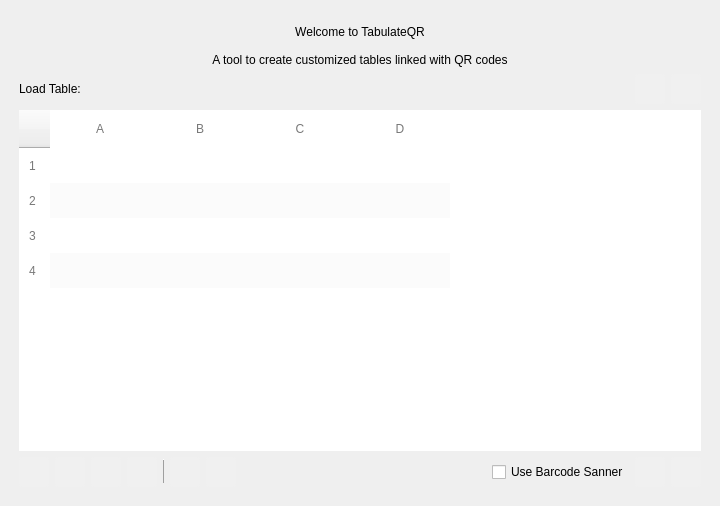
<?xml version="1.0" encoding="UTF-8"?>
<ui version="4.0">
 <class>MainWindow</class>
 <widget class="QMainWindow" name="MainWindow">
  <property name="windowModality">
   <enum>Qt::WindowModal</enum>
  </property>
  <property name="geometry">
   <rect>
    <x>0</x>
    <y>0</y>
    <width>720</width>
    <height>506</height>
   </rect>
  </property>
  <property name="sizePolicy">
   <sizepolicy hsizetype="MinimumExpanding" vsizetype="MinimumExpanding">
    <horstretch>1</horstretch>
    <verstretch>1</verstretch>
   </sizepolicy>
  </property>
  <property name="minimumSize">
   <size>
    <width>720</width>
    <height>480</height>
   </size>
  </property>
  <property name="sizeIncrement">
   <size>
    <width>0</width>
    <height>0</height>
   </size>
  </property>
  <property name="baseSize">
   <size>
    <width>0</width>
    <height>0</height>
   </size>
  </property>
  <property name="windowTitle">
   <string>MainWindow</string>
  </property>
  <property name="styleSheet">
   <string notr="true">QLine:{
color: rgb(193, 193, 193);
}</string>
  </property>
  <widget class="QWidget" name="centralwidget">
   <property name="sizePolicy">
    <sizepolicy hsizetype="MinimumExpanding" vsizetype="MinimumExpanding">
     <horstretch>1</horstretch>
     <verstretch>1</verstretch>
    </sizepolicy>
   </property>
   <property name="minimumSize">
    <size>
     <width>720</width>
     <height>480</height>
    </size>
   </property>
   <property name="styleSheet">
    <string notr="true"/>
   </property>
   <layout class="QVBoxLayout" name="verticalLayout_2">
    <item>
     <layout class="QVBoxLayout" name="verticalLayout" stretch="0,0,0,0,0">
      <property name="sizeConstraint">
       <enum>QLayout::SetDefaultConstraint</enum>
      </property>
      <property name="leftMargin">
       <number>10</number>
      </property>
      <property name="topMargin">
       <number>10</number>
      </property>
      <property name="rightMargin">
       <number>10</number>
      </property>
      <property name="bottomMargin">
       <number>10</number>
      </property>
      <item>
       <widget class="QLabel" name="wlcm_label_TabQR">
        <property name="sizePolicy">
         <sizepolicy hsizetype="Expanding" vsizetype="Fixed">
          <horstretch>1</horstretch>
          <verstretch>0</verstretch>
         </sizepolicy>
        </property>
        <property name="minimumSize">
         <size>
          <width>680</width>
          <height>26</height>
         </size>
        </property>
        <property name="styleSheet">
         <string notr="true">font: BOLD 18pt &quot;MS Shell Dlg 2&quot;;</string>
        </property>
        <property name="text">
         <string>Welcome to TabulateQR</string>
        </property>
        <property name="alignment">
         <set>Qt::AlignCenter</set>
        </property>
       </widget>
      </item>
      <item>
       <widget class="QLabel" name="wlcm_label_TabQR_2">
        <property name="sizePolicy">
         <sizepolicy hsizetype="Expanding" vsizetype="Fixed">
          <horstretch>1</horstretch>
          <verstretch>0</verstretch>
         </sizepolicy>
        </property>
        <property name="minimumSize">
         <size>
          <width>680</width>
          <height>17</height>
         </size>
        </property>
        <property name="styleSheet">
         <string notr="true">font: 12pt &quot;MS Shell Dlg 2&quot;;</string>
        </property>
        <property name="text">
         <string>A tool to create customized tables linked with QR codes</string>
        </property>
        <property name="alignment">
         <set>Qt::AlignCenter</set>
        </property>
       </widget>
      </item>
      <item>
       <layout class="QHBoxLayout" name="horizontalLayout" stretch="1,0,0">
        <item>
         <widget class="QLabel" name="label_tbl">
          <property name="sizePolicy">
           <sizepolicy hsizetype="MinimumExpanding" vsizetype="Fixed">
            <horstretch>0</horstretch>
            <verstretch>0</verstretch>
           </sizepolicy>
          </property>
          <property name="minimumSize">
           <size>
            <width>50</width>
            <height>21</height>
           </size>
          </property>
          <property name="toolTip">
           <string/>
          </property>
          <property name="styleSheet">
           <string notr="true">font: 10pt &quot;MS Shell Dlg 2&quot;;</string>
          </property>
          <property name="text">
           <string>Load Table:</string>
          </property>
         </widget>
        </item>
        <item>
         <widget class="QPushButton" name="load_btn_wlcm">
          <property name="sizePolicy">
           <sizepolicy hsizetype="Fixed" vsizetype="Fixed">
            <horstretch>0</horstretch>
            <verstretch>0</verstretch>
           </sizepolicy>
          </property>
          <property name="minimumSize">
           <size>
            <width>30</width>
            <height>30</height>
           </size>
          </property>
          <property name="maximumSize">
           <size>
            <width>30</width>
            <height>30</height>
           </size>
          </property>
          <property name="toolTip">
           <string>Load Excel</string>
          </property>
          <property name="styleSheet">
           <string notr="true">QPushButton{
background-color: rgb(240, 240, 240);
border-color: none;
border: none;
border-radius: 3px;
}
QPushButton:hover{
background-color: rgb(230, 230, 230);
}</string>
          </property>
          <property name="text">
           <string/>
          </property>
          <property name="icon">
           <iconset>
            <normaloff>Icons/add.png</normaloff>Icons/add.png</iconset>
          </property>
          <property name="iconSize">
           <size>
            <width>24</width>
            <height>24</height>
           </size>
          </property>
         </widget>
        </item>
        <item>
         <widget class="QPushButton" name="clear_btn_wlcm">
          <property name="sizePolicy">
           <sizepolicy hsizetype="Fixed" vsizetype="Fixed">
            <horstretch>0</horstretch>
            <verstretch>0</verstretch>
           </sizepolicy>
          </property>
          <property name="minimumSize">
           <size>
            <width>30</width>
            <height>30</height>
           </size>
          </property>
          <property name="maximumSize">
           <size>
            <width>30</width>
            <height>30</height>
           </size>
          </property>
          <property name="toolTip">
           <string>Clear Table</string>
          </property>
          <property name="styleSheet">
           <string notr="true">QPushButton{
background-color: rgb(240, 240, 240);
border-color: none;
border: none;
border-radius: 3px;
}
QPushButton:hover{
background-color: rgb(230, 230, 230);
}</string>
          </property>
          <property name="text">
           <string/>
          </property>
          <property name="icon">
           <iconset>
            <normaloff>Icons/delete.png</normaloff>Icons/delete.png</iconset>
          </property>
          <property name="iconSize">
           <size>
            <width>24</width>
            <height>24</height>
           </size>
          </property>
         </widget>
        </item>
       </layout>
      </item>
      <item>
       <widget class="QTableWidget" name="tableWidget">
        <property name="sizePolicy">
         <sizepolicy hsizetype="MinimumExpanding" vsizetype="MinimumExpanding">
          <horstretch>1</horstretch>
          <verstretch>1</verstretch>
         </sizepolicy>
        </property>
        <property name="minimumSize">
         <size>
          <width>680</width>
          <height>300</height>
         </size>
        </property>
        <property name="styleSheet">
         <string notr="true">QTableView {
	background-color: #ffffff;
	alternate-background-color: #fbfbfb;
    font-size: 12px;
	border: none;
}

QTableView::item {
    padding: 10px;
}

QTableView::item:hover {
    background-color: #dbecf4;
}

QTableView::item:selected {
    background-color: #b0bec5;
	color: black;
	font-weight: bold;
}
QTableView::item:hover:selected {
    background-color: #b0bec5;
	gridline-color: #b0bec5;
	color: black;
	font-weight: bold;
}


QHeaderView {
	background-color: #ffffff;
}

QHeaderView::section {
	background-color: #ffffff;
    font-size: 12px;
	color: rgb(120, 120, 120);
    padding: 10px;
	border: none;
}

QHeaderView::section:hover {
    background-color: #dbecf4;
	color: black;
}

QHeaderView::section:checked {
    background-color: #b0bec5;
	color: black;
}</string>
        </property>
        <property name="alternatingRowColors">
         <bool>true</bool>
        </property>
        <property name="selectionMode">
         <enum>QAbstractItemView::ExtendedSelection</enum>
        </property>
        <property name="showGrid">
         <bool>false</bool>
        </property>
        <property name="gridStyle">
         <enum>Qt::NoPen</enum>
        </property>
        <property name="sortingEnabled">
         <bool>false</bool>
        </property>
        <property name="wordWrap">
         <bool>false</bool>
        </property>
        <property name="cornerButtonEnabled">
         <bool>true</bool>
        </property>
        <attribute name="horizontalHeaderCascadingSectionResizes">
         <bool>true</bool>
        </attribute>
        <attribute name="horizontalHeaderMinimumSectionSize">
         <number>40</number>
        </attribute>
        <attribute name="horizontalHeaderStretchLastSection">
         <bool>false</bool>
        </attribute>
        <attribute name="verticalHeaderVisible">
         <bool>true</bool>
        </attribute>
        <attribute name="verticalHeaderCascadingSectionResizes">
         <bool>false</bool>
        </attribute>
        <attribute name="verticalHeaderDefaultSectionSize">
         <number>35</number>
        </attribute>
        <attribute name="verticalHeaderHighlightSections">
         <bool>true</bool>
        </attribute>
        <attribute name="verticalHeaderMinimumSectionSize">
         <number>35</number>
        </attribute>
        <attribute name="verticalHeaderStretchLastSection">
         <bool>false</bool>
        </attribute>
        <row>
         <property name="text">
          <string>1</string>
         </property>
        </row>
        <row>
         <property name="text">
          <string>2</string>
         </property>
        </row>
        <row>
         <property name="text">
          <string>3</string>
         </property>
        </row>
        <row>
         <property name="text">
          <string>4</string>
         </property>
        </row>
        <column>
         <property name="text">
          <string>A</string>
         </property>
        </column>
        <column>
         <property name="text">
          <string>B</string>
         </property>
        </column>
        <column>
         <property name="text">
          <string>C</string>
         </property>
        </column>
        <column>
         <property name="text">
          <string>D</string>
         </property>
        </column>
       </widget>
      </item>
      <item>
       <layout class="QHBoxLayout" name="horizontalLayout_2">
        <item>
         <widget class="QPushButton" name="addcol_btn_wlcm">
          <property name="enabled">
           <bool>true</bool>
          </property>
          <property name="minimumSize">
           <size>
            <width>30</width>
            <height>30</height>
           </size>
          </property>
          <property name="maximumSize">
           <size>
            <width>30</width>
            <height>30</height>
           </size>
          </property>
          <property name="toolTip">
           <string>Add a new column</string>
          </property>
          <property name="styleSheet">
           <string notr="true">QPushButton{
background-color: rgb(240, 240, 240);
border-color: none;
border: none;
border-radius: 3px;
}
QPushButton:hover{
background-color: rgb(230, 230, 230);
}</string>
          </property>
          <property name="text">
           <string/>
          </property>
          <property name="icon">
           <iconset>
            <normaloff>Icons/add col.png</normaloff>Icons/add col.png</iconset>
          </property>
          <property name="iconSize">
           <size>
            <width>24</width>
            <height>24</height>
           </size>
          </property>
         </widget>
        </item>
        <item>
         <widget class="QPushButton" name="delcol_btn_wlcm">
          <property name="minimumSize">
           <size>
            <width>30</width>
            <height>30</height>
           </size>
          </property>
          <property name="maximumSize">
           <size>
            <width>30</width>
            <height>30</height>
           </size>
          </property>
          <property name="toolTip">
           <string>Delete selected columns</string>
          </property>
          <property name="styleSheet">
           <string notr="true">QPushButton{
background-color: rgb(240, 240, 240);
border-color: none;
border: none;
border-radius: 3px;
}
QPushButton:hover{
background-color: rgb(230, 230, 230);
}</string>
          </property>
          <property name="text">
           <string/>
          </property>
          <property name="icon">
           <iconset>
            <normaloff>Icons/del col.png</normaloff>Icons/del col.png</iconset>
          </property>
          <property name="iconSize">
           <size>
            <width>24</width>
            <height>24</height>
           </size>
          </property>
         </widget>
        </item>
        <item>
         <widget class="QPushButton" name="addrow_btn_wlcm">
          <property name="minimumSize">
           <size>
            <width>30</width>
            <height>30</height>
           </size>
          </property>
          <property name="maximumSize">
           <size>
            <width>30</width>
            <height>30</height>
           </size>
          </property>
          <property name="toolTip">
           <string>Add a new row</string>
          </property>
          <property name="styleSheet">
           <string notr="true">QPushButton{
background-color: rgb(240, 240, 240);
border-color: none;
border: none;
border-radius: 3px;
}
QPushButton:hover{
background-color: rgb(230, 230, 230);
}</string>
          </property>
          <property name="text">
           <string/>
          </property>
          <property name="icon">
           <iconset>
            <normaloff>Icons/add row.png</normaloff>Icons/add row.png</iconset>
          </property>
          <property name="iconSize">
           <size>
            <width>24</width>
            <height>24</height>
           </size>
          </property>
         </widget>
        </item>
        <item>
         <widget class="QPushButton" name="delrow_btn_wlcm">
          <property name="sizePolicy">
           <sizepolicy hsizetype="Fixed" vsizetype="Fixed">
            <horstretch>0</horstretch>
            <verstretch>0</verstretch>
           </sizepolicy>
          </property>
          <property name="minimumSize">
           <size>
            <width>30</width>
            <height>30</height>
           </size>
          </property>
          <property name="maximumSize">
           <size>
            <width>30</width>
            <height>30</height>
           </size>
          </property>
          <property name="toolTip">
           <string>Delete selected rows</string>
          </property>
          <property name="styleSheet">
           <string notr="true">QPushButton{
background-color: rgb(240, 240, 240);
border-color: none;
border: none;
border-radius: 3px;
}
QPushButton:hover{
background-color: rgb(230, 230, 230);
}</string>
          </property>
          <property name="text">
           <string/>
          </property>
          <property name="icon">
           <iconset>
            <normaloff>Icons/del row.png</normaloff>Icons/del row.png</iconset>
          </property>
          <property name="iconSize">
           <size>
            <width>24</width>
            <height>24</height>
           </size>
          </property>
         </widget>
        </item>
        <item>
         <widget class="Line" name="line">
          <property name="minimumSize">
           <size>
            <width>1</width>
            <height>25</height>
           </size>
          </property>
          <property name="maximumSize">
           <size>
            <width>1</width>
            <height>25</height>
           </size>
          </property>
          <property name="styleSheet">
           <string notr="true"/>
          </property>
          <property name="frameShadow">
           <enum>QFrame::Raised</enum>
          </property>
          <property name="orientation">
           <enum>Qt::Vertical</enum>
          </property>
         </widget>
        </item>
        <item>
         <widget class="QPushButton" name="undo_btn_wlcm">
          <property name="minimumSize">
           <size>
            <width>30</width>
            <height>30</height>
           </size>
          </property>
          <property name="maximumSize">
           <size>
            <width>30</width>
            <height>30</height>
           </size>
          </property>
          <property name="toolTip">
           <string>Undo</string>
          </property>
          <property name="styleSheet">
           <string notr="true">QPushButton{
background-color: rgb(240, 240, 240);
border-color: none;
border: none;
border-radius: 3px;
}
QPushButton:hover{
background-color: rgb(230, 230, 230);
}</string>
          </property>
          <property name="text">
           <string/>
          </property>
          <property name="icon">
           <iconset>
            <normaloff>Icons/undo.png</normaloff>Icons/undo.png</iconset>
          </property>
          <property name="iconSize">
           <size>
            <width>24</width>
            <height>24</height>
           </size>
          </property>
         </widget>
        </item>
        <item>
         <widget class="QPushButton" name="redo_btn_wlcm">
          <property name="minimumSize">
           <size>
            <width>30</width>
            <height>30</height>
           </size>
          </property>
          <property name="maximumSize">
           <size>
            <width>30</width>
            <height>30</height>
           </size>
          </property>
          <property name="toolTip">
           <string>Redo</string>
          </property>
          <property name="styleSheet">
           <string notr="true">QPushButton{
background-color: rgb(240, 240, 240);
border-color: none;
border: none;
border-radius: 3px;
}
QPushButton:hover{
background-color: rgb(230, 230, 230);
}</string>
          </property>
          <property name="text">
           <string/>
          </property>
          <property name="icon">
           <iconset>
            <normaloff>Icons/redo.png</normaloff>Icons/redo.png</iconset>
          </property>
          <property name="iconSize">
           <size>
            <width>24</width>
            <height>24</height>
           </size>
          </property>
         </widget>
        </item>
        <item>
         <spacer name="horizontalSpacer_2">
          <property name="orientation">
           <enum>Qt::Horizontal</enum>
          </property>
          <property name="sizeHint" stdset="0">
           <size>
            <width>40</width>
            <height>20</height>
           </size>
          </property>
         </spacer>
        </item>
        <item>
         <widget class="QCheckBox" name="useBarcodeScanner_checkBox">
          <property name="styleSheet">
           <string notr="true">font: 9pt &quot;MS Shell Dlg 2&quot;;</string>
          </property>
          <property name="text">
           <string>Use Barcode Sanner</string>
          </property>
         </widget>
        </item>
        <item>
         <widget class="QPushButton" name="scan_btn_wlcm">
          <property name="sizePolicy">
           <sizepolicy hsizetype="Fixed" vsizetype="Fixed">
            <horstretch>0</horstretch>
            <verstretch>0</verstretch>
           </sizepolicy>
          </property>
          <property name="minimumSize">
           <size>
            <width>30</width>
            <height>30</height>
           </size>
          </property>
          <property name="maximumSize">
           <size>
            <width>30</width>
            <height>30</height>
           </size>
          </property>
          <property name="toolTip">
           <string>Scan QR Codes</string>
          </property>
          <property name="styleSheet">
           <string notr="true">QPushButton{
background-color: rgb(240, 240, 240);
border-color: none;
border: none;
border-radius: 3px;
}
QPushButton:hover{
background-color: rgb(230, 230, 230);
}</string>
          </property>
          <property name="text">
           <string/>
          </property>
          <property name="icon">
           <iconset>
            <normaloff>Icons/scan.png</normaloff>Icons/scan.png</iconset>
          </property>
          <property name="iconSize">
           <size>
            <width>24</width>
            <height>24</height>
           </size>
          </property>
         </widget>
        </item>
        <item>
         <widget class="QPushButton" name="export_btn_wlcm">
          <property name="sizePolicy">
           <sizepolicy hsizetype="Fixed" vsizetype="Fixed">
            <horstretch>0</horstretch>
            <verstretch>0</verstretch>
           </sizepolicy>
          </property>
          <property name="minimumSize">
           <size>
            <width>30</width>
            <height>30</height>
           </size>
          </property>
          <property name="maximumSize">
           <size>
            <width>30</width>
            <height>30</height>
           </size>
          </property>
          <property name="toolTip">
           <string>Export to Excel</string>
          </property>
          <property name="styleSheet">
           <string notr="true">QPushButton{
background-color: rgb(240, 240, 240);
border-color: none;
border: none;
border-radius: 3px;
}
QPushButton:hover{
background-color: rgb(230, 230, 230);
}</string>
          </property>
          <property name="text">
           <string/>
          </property>
          <property name="icon">
           <iconset>
            <normaloff>Icons/share.png</normaloff>Icons/share.png</iconset>
          </property>
          <property name="iconSize">
           <size>
            <width>24</width>
            <height>24</height>
           </size>
          </property>
         </widget>
        </item>
       </layout>
      </item>
     </layout>
    </item>
   </layout>
  </widget>
 </widget>
 <resources/>
 <connections/>
</ui>
